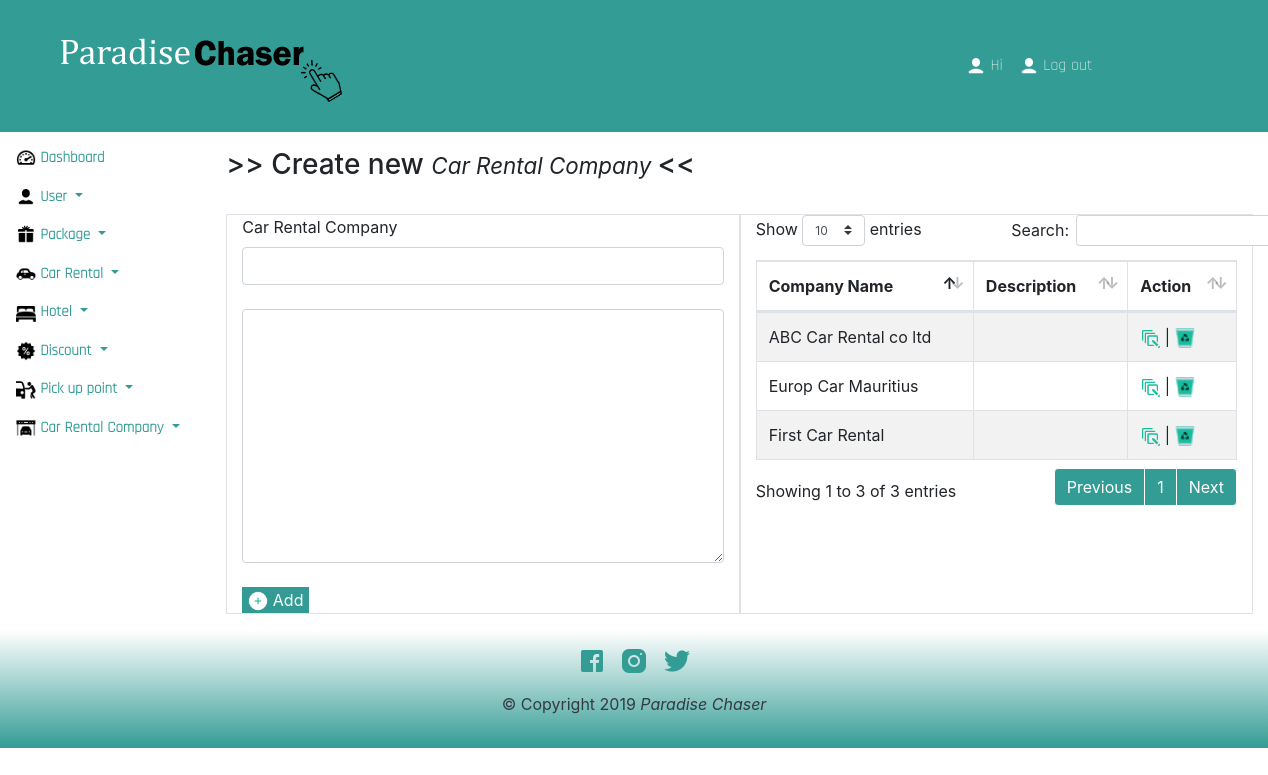
Page /dashboard/admin/crc/create-crc.php on the earlier database version.
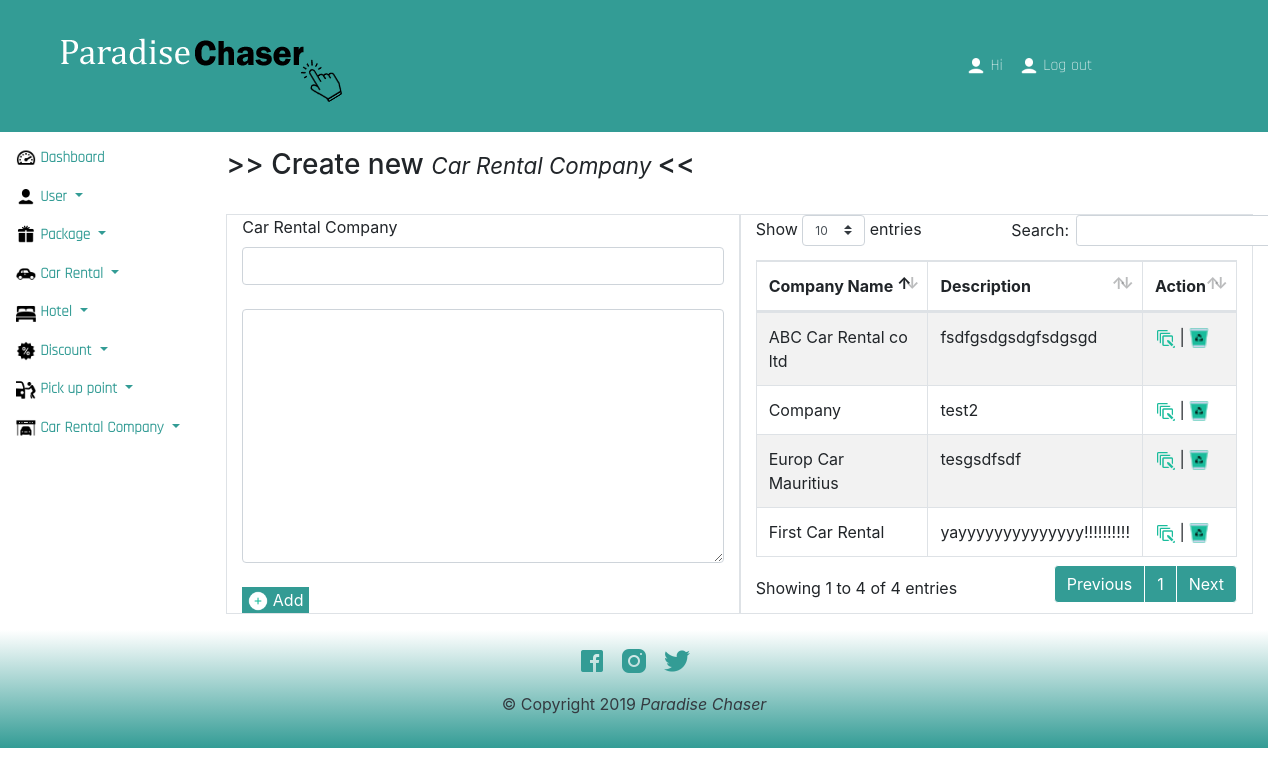
Same page on the later database version.
### tables this page shows
CREATE TABLE `tbl_carrental_company` (
  `id` int(11) NOT NULL,
  `company_name` varchar(200) NOT NULL,
  `description` varchar(200) NOT NULL
);

### common/icons.php (called while the page is built, shortened)
<?php
$plusWhite    = 'http://localhost:'.$_SERVER['SERVER_PORT'].'/OnlineTravelTours/Asset/images/icons/dashboard/icon-plus-white.png';
$edit         = 'http://localhost:'.$_SERVER['SERVER_PORT'].'/OnlineTravelTours/Asset/images/icons/dashboard/edit.png';
$remove       = 'http://localhost:'.$_SERVER['SERVER_PORT'].'/OnlineTravelTours/Asset/images/icons/dashboard/remove.png';
?>

### Action/action-create-crc.php (called while the page is built, shortened)
<?php
    $sql_fetch        = "SELECT * FROM tbl_carrental_company";
    $query_fetch      =  mysqli_query($dbc,$sql_fetch);
?>

### dashboard/admin/crc/create-crc.php (the view, shortened to what this page needs)
<?php require('../../../common/dashboard-common/header.php'); ?>
<?php require('../../../Action/action-create-crc.php'); ?>
<main class="col bg-faded py-3">
    <h3 class="text-left"> >> Create new <small> <em> Car Rental Company </em></small> <<</h3>
    <br>
    <form method="post" action="<?=$_SERVER['PHP_SELF'];?>" autocomplete="off" id="formCRC">
        <div class="container">
            <div class="row justify-content-center">
                <div class="col-md-6 border">
                    <label for="txt-crcName">Car Rental Company</label>
                    <?php
                        if(@$query_check){
                            while($row_check = mysqli_fetch_array($query_check)){
                    ?>
                        <input type="text" class="form-control" id="txt-crcName" name="txt-crcName" data-validation="required custom length" data-validation="length required custom" data-validation-regexp="^([a-zA-Z ]+)$" data-validation-length="min3" maxlength ="200" value="<?= $row_check['company_name'];?>">
                        <br>
                        <label for="txt-crcDescription">Car Rental Company Description(s)</label>
                        <textarea class="form-control" id="txt-crcDescription" name="txt-crcDescription" data-validation="required" rows="10"><?= $row_check['description']; ?></textarea>
                        <input type="hidden" name="curr_id" value="<?= $row_check['id'];?>" />
                        <input type="hidden" name="curr_val" value="<?= $row_check['company_name'];?>" />
                        <br>
                        <button class="btn-save" name="btn-update-crc"> <span><img src="<?= $save;?>" class="icon"/></span> Update</button>
                        <button class="btn-save" id="cancel-update"> <span><img src="<?= $logout;?>" class="icon"/></span> Cancel</button>
                        <br>
                    <?php
                            }
                        }else{
                            ?>
                                <input type="text" class="form-control" id="txt-crcName" name="txt-crcName" data-validation="required custom length" data-validation="length required custom" data-validation-regexp="^([a-zA-Z ]+)$" data-validation-length="min3" maxlength ="200">
                                <br>
                                <textarea class="form-control" id="txt-crcDescription" name="txt-crcDescription" data-validation="required" rows="10"></textarea>
                            <?php
                        }
                    ?>
                    <br>
                    <button class="btn-save" name="btn-add-crc" id="btn-add-crc"> <span><img src="<?= $plusWhite;?>" class="icon"/> </span> Add</button>
                </div>
                 <div class="col-md-6 border">
                    <table id="crcList" class="table table-striped table-bordered" style="width:100%">
                        <thead>
                            <tr>
                                <th>Company Name</th>
                                <th>Description</th>
                                <th>Action</th>
                            </tr>
                        </thead>
                        <tbody>
                            <?php
                                if($query_fetch){
                                    while($rowFetch = mysqli_fetch_array($query_fetch)){
                                    ?>
                                    <tr>
                                        <td><?= $rowFetch['company_name'];?></td>
                                        <td><?= $rowFetch['description'];?></td>
                                            <td>
                                            <a href="create-crc.php?id=<?= $rowFetch['id'];?>&value=<?= $rowFetch['company_name']; ?>"> <span data-balloon="Edit" data-balloon-pos="up"><img src="<?= $edit; ?>" class="icon" /></span></a> |
                                            <a href="create-crc.php?del=<?= $rowFetch['id'];?>"> <span data-balloon="Remove" data-balloon-pos="up"><img src="<?= $remove; ?>" class="icon" /></span></a>
                                        </td>
                                    </tr>
                                    <?php
                                    }
                                }
                            ?>
                        </tbody>
                    </table>
                </div>
            </div>
        </div>
    </form>
</main>
<?php require('../../../common/dashboard-common/footer.php'); ?>

Differences in the rows shown:
changed tbl_carrental_company "ABC Car Rental co ltd": description (not shown) → "fsdfgsdgsdgfsdgsgd"
changed tbl_carrental_company "First Car Rental": description (not shown) → "yayyyyyyyyyyyyyy!!!!!!!!!!"
changed tbl_carrental_company "Europ Car Mauritius": description (not shown) → "tesgsdfsdf"
added tbl_carrental_company: company_name "Company", description "test2"
Other differences:
text written by a page script: "Show entries Search: Showing 1 to 3 of 3 entries Previous 1 Next" → "Show entries Search: Showing 1 to 4 of 4 entries Previous 1 Next"
